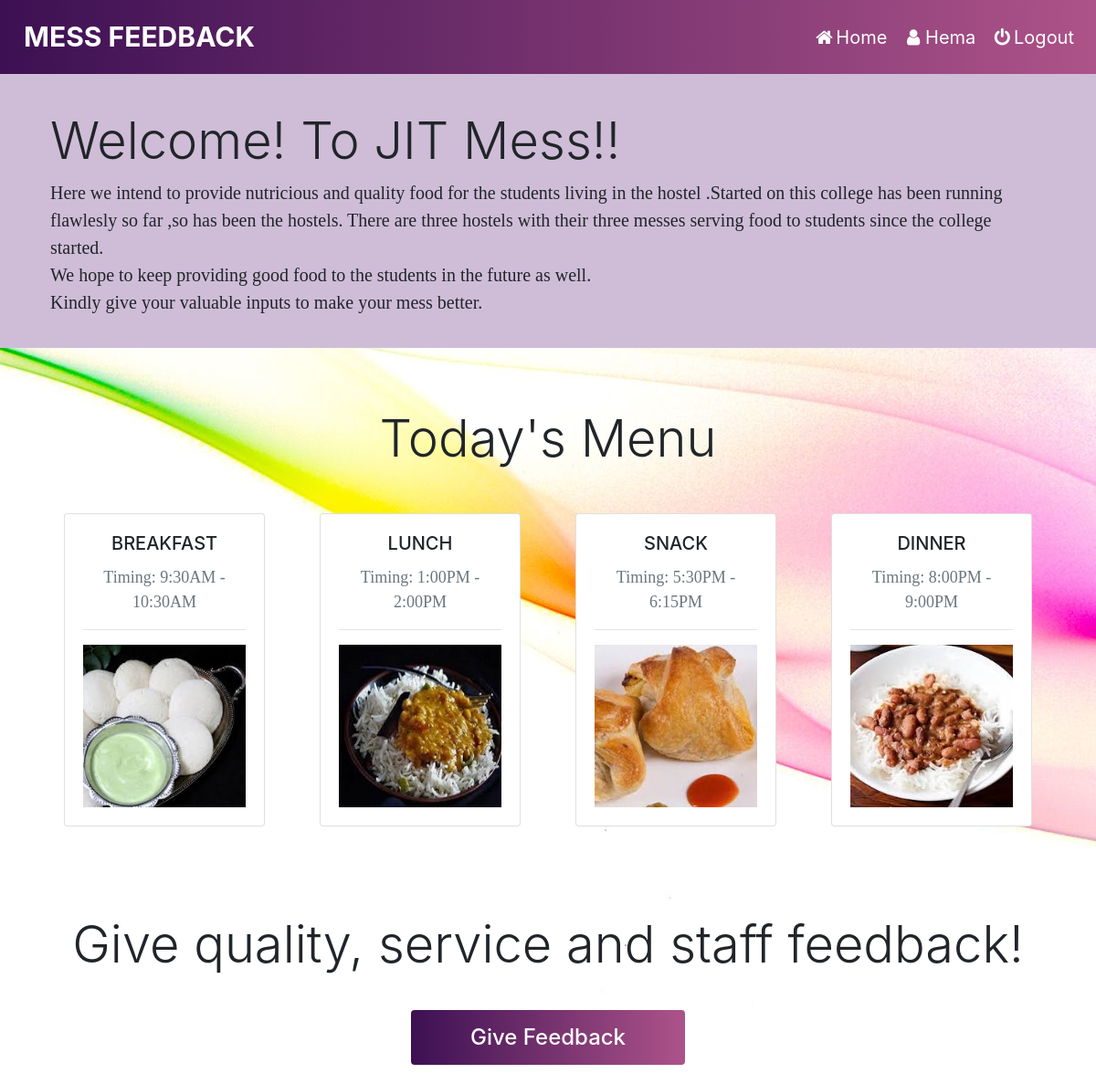
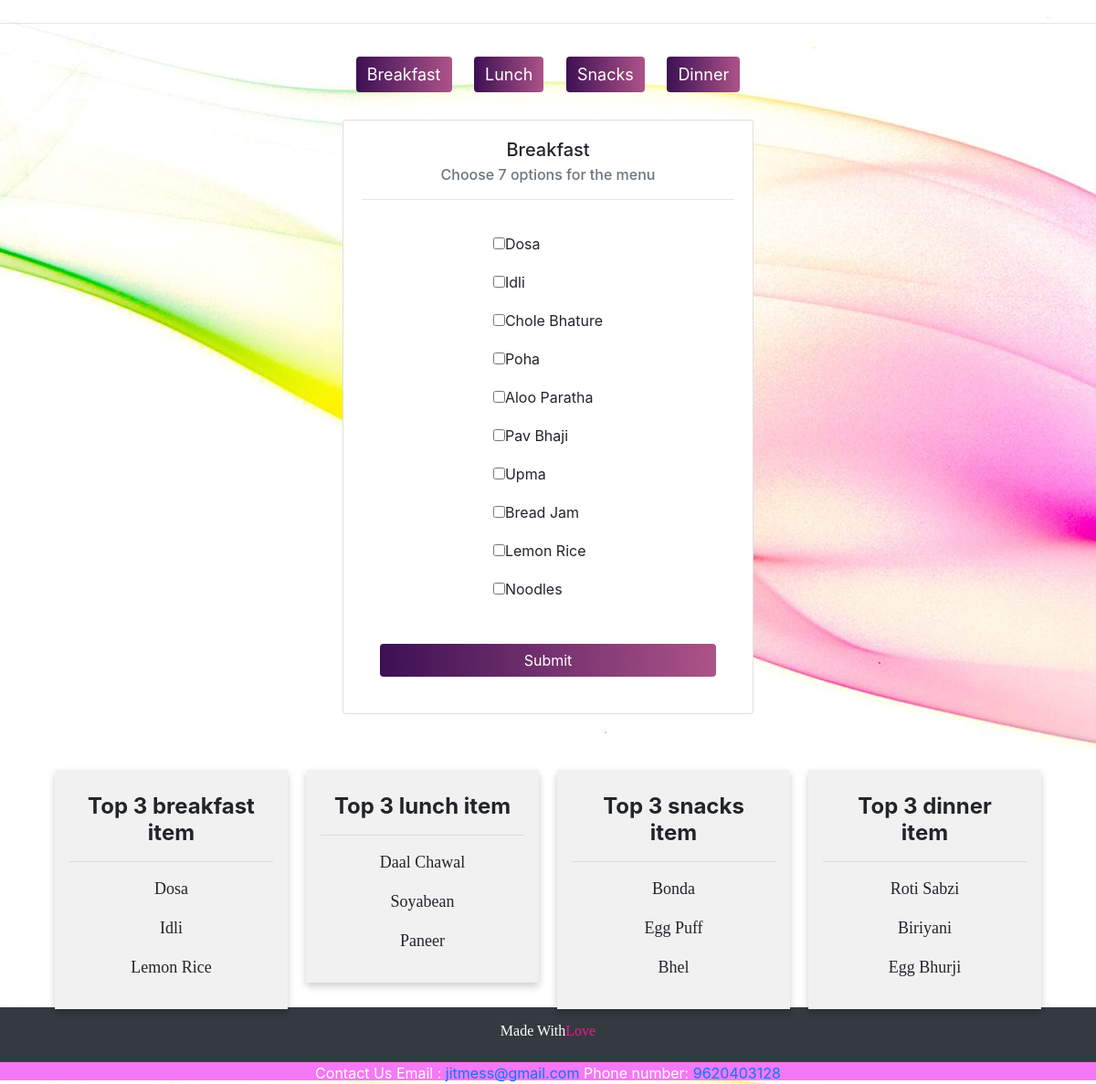
/home.php (signed in), run on the app's committed database (2 pictures, top to bottom).
### tables this page shows
CREATE TABLE `food_list` (
  `food_id` int(11) NOT NULL,
  `food_name` varchar(255) NOT NULL,
  `food_type` char(1) NOT NULL
);

### home.php (the view, shortened to what this page needs)
<?php
$conn = mysqli_connect('localhost','root','','project');
$query1 = "select food_name from food_list where food_type='B'";
$result1= mysqli_query($conn, $query1);
$top_b_query = "SELECT a.food_id,a.food_name,b.percentage from food_list a,votes_percentage b where a.food_id=b.food_id and a.food_id BETWEEN 1 and 10 ORDER BY percentage DESC limit 3";
$top_b = mysqli_query($conn, $top_b_query);
$top_l_query = "SELECT a.food_id,a.food_name,b.percentage from food_list a,votes_percentage b where a.food_id=b.food_id and a.food_id BETWEEN 11 and 20 ORDER BY percentage DESC limit 3";
$top_l = mysqli_query($conn, $top_l_query);
$top_s_query = "SELECT a.food_id,a.food_name,b.percentage from food_list a,votes_percentage b where a.food_id=b.food_id and a.food_id BETWEEN 21 and 30 ORDER BY percentage DESC limit 3";
$top_s = mysqli_query($conn, $top_s_query);
$top_d_query = "SELECT a.food_id,a.food_name,b.percentage from food_list a,votes_percentage b where a.food_id=b.food_id and a.food_id BETWEEN 31 and 40 ORDER BY percentage DESC limit 3";
$top_d = mysqli_query($conn, $top_d_query);
?>
<!DOCTYPE html>
<html>
<head>
    <link rel="stylesheet" href="https://maxcdn.bootstrapcdn.com/bootstrap/4.3.1/css/bootstrap.min.css">
    <link rel="stylesheet" href="https://cdnjs.cloudflare.com/ajax/libs/font-awesome/4.7.0/css/font-awesome.min.css">
    <link rel="stylesheet" type="text/css" href="styles/style.css">
</head>
<body style="background-image: url('home.jpg');">
    <nav class="navbar navbar-expand-lg navbar-white bg-white">
        <a class="navbar-brand" id="big" href="#"><b>MESS FEEDBACK</b></a>
        <div class="collapse navbar-collapse" id="navbarNavAltMarkup">
            <div class="navbar-nav ml-auto">
                <a class="nav-item nav-link" href="home.php"><i class="fa fa-fw fa-home"></i>Home</i></a>
                <a class="nav-item nav-link" href="user.php"><i class="fa fa-fw fa-user"></i><?php echo $_SESSION['username']; ?></i></a>
                <a class="nav-item nav-link" href="logout.php"><i class="fa fa-fw fa-power-off"></i>Logout</i></a>
            </div>
        </div>
    </nav>
    <div class="jumbotron jumbotron-fluid">
        <div class="container">
            <h3 class="display-4">Welcome! To JIT Mess!!</h3>
            <p class="lead">
                Here we intend to provide nutricious and quality food for the students living in the hostel .Started on this college has been running flawlesly so far ,so has been the hostels. There are three hostels with their three messes serving food to students since
                the college started.
                <br> We hope to keep providing good food to the students in the future as well.<br>Kindly give your valuable inputs to make your mess better.
            </p>
        </div>
    </div>
    <br>
    <h4 class="display-4 text-center">Today's Menu</h4>
    <div id="menu" class="container">
        <div class="row card-deck mb-5 mt-5">
            <div class="col-md-3 col-sm-5">
                <div class="card">
                    <div class="card-body">
                        <h5 class="card-title text-uppercase text-center">Breakfast</h5>
                        <p class="text-muted text-center">Timing: 9:30AM - 10:30AM</p>
                        <hr>
                        <div id="breakfast" class="carousel slide" data-ride="carousel" data-interval="2500">
                            <div class="carousel-inner">
                                <div class="carousel-item active">
                                    <img src="#" id="breakfastimg" class="d-block w-100">
                                </div>
                            </div>
                        </div>
                    </div>
                </div>
            </div>
            <div class="col-md-3 col-sm-5">
                <div class="card">
                    <div class="card-body">
                        <h5 class="card-title text-uppercase text-center">Lunch</h5>
                        <p class="text-muted text-center">Timing: 1:00PM - 2:00PM</p>
                        <hr>
                        <div id="lunch" class="carousel slide" data-ride="carousel" data-interval="2500">
                            <div class="carousel-inner">
                                <div class="carousel-item active">
                                    <img src="#" id="lunchimg" class="d-block w-100">
                                </div>
                            </div>
                        </div>
                    </div>
                </div>
            </div>
            <div class="col-md-3 col-sm-5">
                <div class="card">
                    <div class="card-body">
                        <h5 class="card-title text-uppercase text-center">Snack</h5>
                        <p class="text-muted text-center">Timing: 5:30PM - 6:15PM</p>
                        <hr>
                        <div id="snack" class="carousel slide" data-ride="carousel" data-interval="2500">
                            <div class="carousel-inner">
                                <div class="carousel-item active">
                                    <img src="#" id="snacksimg" class="d-block w-100">
                                </div>
                            </div>
                        </div>
                    </div>
                </div>
            </div>
            <div class="col-md-3 col-sm-5">
                <div class="card">
                    <div class="card-body">
                        <h5 class="card-title text-uppercase text-center">Dinner</h5>
                        <p class="text-muted text-center">Timing: 8:00PM - 9:00PM</p>
                        <hr>
                        <div id="Dinner" class="carousel slide" data-ride="carousel" data-interval="2500">
                            <div class="carousel-inner">
                                <div class="carousel-item active">
                                    <img src="#" id="dinnerimg" class="d-block w-100">
                                </div>
                            </div>
                        </div>
                    </div>
                </div>
            </div>
        </div>
    </div>
    <br>
    <br>
    <center>
        <h1 class="display-4">Give quality, service and staff feedback!</h1>
    </center>
    <center><a href="feedback.php"><button class="btn btn-primary fb-btn" style="height:60px;margin:30px; width:300px;" ><h4>Give Feedback</h4></button></a></center>
    <hr>
    <div class="btn-center">
        <button class="btn btn-primary menu-btn" id="breakfast-btn">Breakfast</button>
        <button class="btn btn-primary menu-btn" id="lunch-btn">Lunch</button>
        <button class="btn btn-primary menu-btn" id="snacks-btn">Snacks</button>
        <button class="btn btn-primary menu-btn" id="dinner-btn">Dinner</button>
    </div>
    <div id="check" class="container">
        <div class="flex">
            <div class="menu-card" id="menucard-b">
                <div class="card">
                    <div class="card-body">
                        <h5 class="card-title" style="text-align:center">Breakfast</h5>
                        <h6 class="card-subtitle text-muted" style="text-align:center">Choose 7 options for the menu</h6>
                        <hr>
                        <form id="breakfast-select" name="breakfast" action="check.php" method="POST">
                            <div class="menu-items">
                                <div class="menu-1">
                                    <?php
                                        while($food1 = mysqli_fetch_assoc($result1))
                                        {
                                    ?>
                                    <div class="checkbox"><label><input type="checkbox" value=<?php  echo '"'.$food1['food_name'].'"' ?> name="b-menu[]" onclick="return checkboxlimit()"><?php echo $food1['food_name']; ?></label></div>
                                    <?php
                                        }
                                    ?>
                                </div>
                            </div>
                            <div class="submit-center">
                                <button type="submit" class="btn btn-block btn-primary">Submit</button>
                            </div>
                        </form>
                    </div>
                </div>
            </div>
        </div>
    </div>
<br><br><br>
<div class="container-c">
<div class="coloumn">
    <div class="card-t">
    <center><h4><b>Top 3 breakfast item</b></h4><hr></center>
    <?php
        while($top_b_result=mysqli_fetch_assoc($top_b))
            {
                ?>
               <center><p><?php echo $top_b_result['food_name']; ?></p></center>
            <?php
            }
         ?>
     </div>
  </div>
  <div class="coloumn">
  <div class="card-t">
  <center><h4><b>Top 3 lunch item</b></h4><hr></center>
    <?php
            while($top_l_result=mysqli_fetch_assoc($top_l))
         {
            ?>
            <center><p><?php echo $top_l_result['food_name']; ?></p></center>
        <?php
            }
         ?>
       </div>
  </div>
  <div class="coloumn">
  <div class="card-t">
  <center><h4><b>Top 3 snacks item</b></h4><hr></center>
    <?php
        while($top_s_result=mysqli_fetch_assoc($top_s))
            {
                ?>
                <center><p><?php echo $top_s_result['food_name']; ?></p></center>
            <?php
            }
         ?>
         </div>
  </div>
  <div class="coloumn">
  <div class="card-t">
  <center><h4><b>Top 3 dinner item</b></h4><hr></center>
    <?php
        while($top_d_result=mysqli_fetch_assoc($top_d))
            {
                ?>
                <center><p><?php echo $top_d_result['food_name']; ?></p></center>
            <?php
            }
         ?>
  </div>
</div>
        </div>
    <div>
        <footer class="page-footer bg-dark">
            <div>
                <p style="color:white" class="h6 text-center footer-copyright p-3">Made With<span style="color: deeppink">Love</span></p>
                <div class="contact-footer">
                    <span>Contact Us</span>
                    <span>Email : <a href="mailto:jitmess@gmail.com">jitmess@gmail.com</a> Phone number: <a href="tel:9620403128">9620403128</a></span>
                </div>
            </div>
        </footer>
    </div>
</body>
</html>

### styles/style.css (style rules this page uses)
* { text-decoration: none; }
body { padding: 0; background-position: cover; }
.navbar { background: #ad5389; background: -webkit-linear-gradient(to right, #3c1053, #ad5389); background: linear-gradient(to right, #3c1053, #ad5389); }
#big { text-decoration-color: black; font-size: 30px; }
.navbar a { float: left; padding: 10px; color: #fff; text-decoration: none; font-size: 20px; }
.jumbotron { height: 300px; padding: 40px; background-color: rgb(207, 189, 216); }
.flex { display: flex; flex-direction: row; justify-content: center; }
.btn { border: none; background: #ad5389; background: -webkit-linear-gradient(to right, #3c1053, #ad5389); background: linear-gradient(to right, #3c1053, #ad5389); }
.btn-center { text-align: center; align-items: center; }
.menu-btn { border: none; font-size: 18px; margin: 20px 10px; background: linear-gradient(to right, #3c1053, #ad5389); transition: .3s; }
.fb-btn { height: 50px; width: 130px; margin: 30px; }
.coloumn { float: left; width: 25%; padding: 0 10px; }
.row { margin: 0 -5px; }
.row:after { content: ""; display: flex; clear: both; }
h4 { margin: 10px; }
.card-t { box-shadow: 0 4px 8px 0 rgba(0, 0, 0, 0.2); padding: 16px; text-align: center; background-color: #f1f1f1; }
.container-c { display: flex; margin: 30px; padding: 20px; height: 250px; }
.menu-card { padding: 10px 20px; height: 600px; width: 490px; }
.submit-center { display: flex; justify-content: center; margin: 20px 20px; }
.menu-items { display: flex; flex-direction: row; justify-content: space-evenly; }
.menu-1, .menu-2 { margin: 0px 10px; padding: 15px; }
.checkbox, .d-menu { padding: 5px 10px; }
.page-footer { margin: 30px 0px 0px; }
.contact-footer { background-color: rgb(245, 120, 245); color: white; text-align: center; height: 20px; }
p { font-size: 18px; font-family: 'Times New Roman', Times, serif; }

### data on the page
food_list: food_name "Dosa"
food_list: food_name "Idli"
food_list: food_name "Chole Bhature"
food_list: food_name "Poha"
food_list: food_name "Aloo Paratha"
food_list: food_name "Pav Bhaji"
food_list: food_name "Upma"
food_list: food_name "Bread Jam"
food_list: food_name "Lemon Rice"
food_list: food_name "Noodles"
food_list: food_name "Daal Chawal"
food_list: food_name "Soyabean"
food_list: food_name "Paneer"
food_list: food_name "Bonda"
food_list: food_name "Egg Puff"
food_list: food_name "Bhel"
food_list: food_name "Roti Sabzi"
food_list: food_name "Biriyani"
food_list: food_name "Egg Bhurji"

### other printed values
$_SESSION['username'] "Hema"
